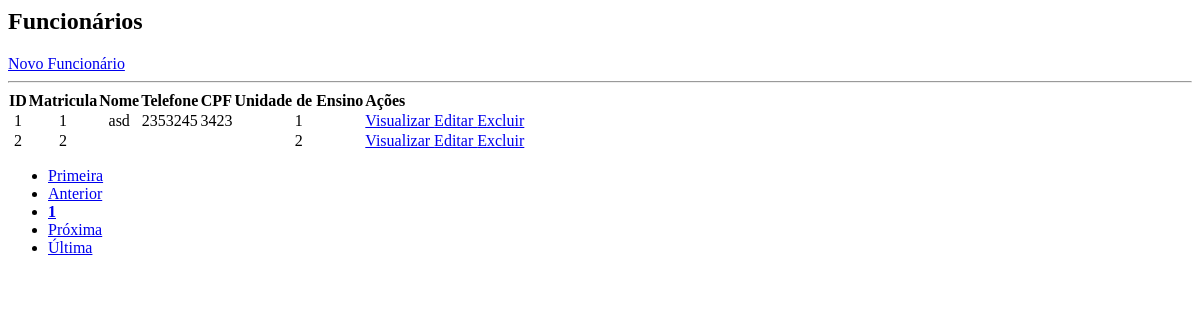
The app's page /static/contents/funcionario/lista_func.php, older data.
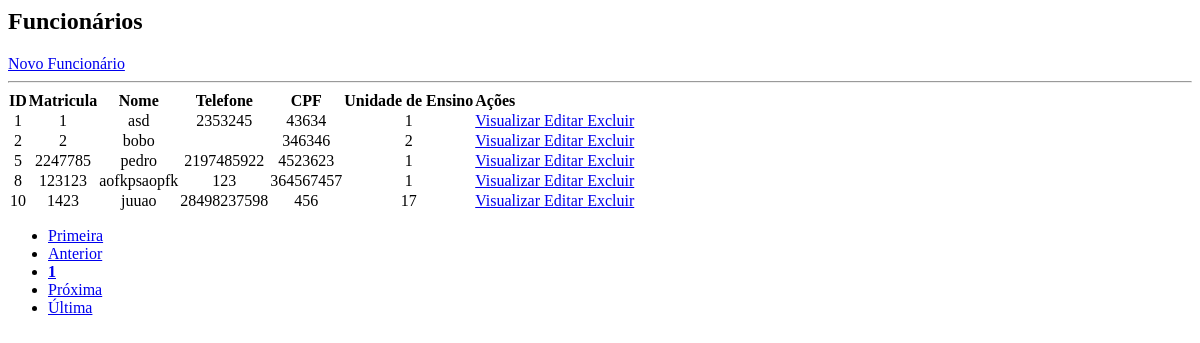
The same page, newer data.
### tables this page shows
CREATE TABLE IF NOT EXISTS `funcionario` (
  `id_func` int(11) NOT NULL AUTO_INCREMENT,
  `mat_func` int(11) DEFAULT NULL,
  `funcao_func` varchar(30) DEFAULT NULL,
  `nome_func` varchar(20) DEFAULT NULL,
  `nasc_func` date DEFAULT NULL,
  `sexo_func` char(1) DEFAULT NULL,
  `tel_func` char(11) DEFAULT NULL,
  `cpf_func` char(11) DEFAULT NULL,
  `cep` int(11) DEFAULT NULL,
  `id_ue` int(11) DEFAULT NULL,
  PRIMARY KEY (`id_func`) USING BTREE,
  KEY `FK_funcionario_localidade` (`cep`),
  KEY `FK_funcionario_ue` (`id_ue`),
  CONSTRAINT `FK_funcionario_localidade` FOREIGN KEY (`cep`) REFERENCES `localidade` (`cep`) ON DELETE CASCADE ON UPDATE CASCADE,
  CONSTRAINT `FK_funcionario_ue` FOREIGN KEY (`id_ue`) REFERENCES `ue` (`id_ue`) ON DELETE NO ACTION ON UPDATE NO ACTION
);

### static/contents/funcionario/lista_func.php (the view, shortened to what this page needs)
<div id="main" class="container-fluid">
	<div id="top" class="row">
		<div class="col-md-11">
			<h2>Funcionários</h2>
		</div>
		<div class="col-md-1">
			<a href="?page=addfunc" class="btn btn-primary pull-right h2">Novo Funcionário</a>
		</div>
	</div>
	<hr/>
	<div id="bloco-list-pag">
		<div id="list" class="row">
			<div class="table-responsive col-md-12">
				<?php
					$quantidade = 5;
					$pagina = (isset($_GET['pagina'])) ? (int)$_GET['pagina'] : 1;
					$inicio = ($quantidade * $pagina) - $quantidade;
					$data = mysqli_query($con, "select * from funcionario ORDER BY id_func asc limit $inicio, $quantidade;");
					echo "<table class='table table-striped ' cellspacing='0' cellpading='0'>";
					echo "<thead><tr>";
					echo "<td class='centro'><strong>ID</strong></td>";
					echo "<td class='centro'><strong>Matricula</strong></td>";
					echo "<td class='centro'><strong>Nome</strong></td>";
					echo "<td class='centro'><strong>Telefone</strong></td>";
					echo "<td class='centro'><strong>CPF</strong></td>";
					echo "<td class='centro'><strong>Unidade de Ensino</strong></td>";
					echo "<td class='actions d-flex justify-content-center'><strong>Ações</strong></td>";
					echo "</tr></thead><tbody>";
					while($info = mysqli_fetch_array($data)){
						echo "<tr>";
						echo "<td class='centro'>".$info['id_func']."</td>";
						echo "<td class='centro'>".$info['mat_func']."</td>";
						echo "<td class='centro'>".$info['nome_func']." </td>";
						echo "<td class='centro' id='tel'>".$info['tel_func']." </td>";
						echo "<td class='centro cpf' id='cpf'> ".$info['cpf_func']." </td>";
						echo "<td class='centro'>".$info['id_ue']." </td>";
						echo "<td class='actions btn-group-sm d-flex justify-content-center'>";
						echo "<a class='btn btn-success btn-xs' href=?page=view_func&id_func=".$info['id_func']."> Visualizar </a>";
						echo "<a class='btn btn-warning btn-xs' href=?page=edit_func&id_func=".$info['id_func']."> Editar </a>";
						echo "<a href=?page=excluir_func&id_func=".$info['id_func']." class='btn btn-danger btn-xs'> Excluir </a></td>";
					}
				echo "</tr></tbody></table>";
			?>
		</div>
	</div>
	<div id="bottom" class="row">
			<div class="col-md-12">
				<?php
					$sqlTotal 		= "select id_func from funcionario;";
					$qrTotal  		= mysqli_query($con, $sqlTotal) or die (mysqli_error());
					$numTotal 		= mysqli_num_rows($qrTotal);
					$totalpagina = (ceil($numTotal/$quantidade)<=0) ? 1 : ceil($numTotal/$quantidade);
					$anterior = (($pagina-1) <= 0) ? 1 : $pagina - 1;
					$posterior = (($pagina+1) >= $totalpagina) ? $totalpagina : $pagina+1;
					echo "<ul class='pagination'>";
					echo "<li class='page-item'><a class='page-link' href='?page=lista_func&pagina=1'> Primeira</a></li> ";
					echo "<li class='page-item'><a class='page-link' href=\"?page=lista_func&pagina=$anterior\"> Anterior</a></li> ";
					echo "<li class='page-item'><a class='page-link' href='?page=lista_func&pagina=".$pagina."'><strong>".$pagina."</strong></a></li> ";
					echo "<li class='page-item'><a class='page-link' href=\"?page=lista_func&pagina=$posterior\"> Pr&oacute;xima</a></li> ";
					echo "<li class='page-item'><a class='page-link' href=\"?page=lista_func&pagina=$totalpagina\"> &Uacute;ltima</a></li></ul>";
				?>
			</div>
		</div>
	</div>
</div>

### static/contents/funcionario/lista_func.php (style rules this page uses)
.centro { text-align:center; }

Row changes from the older to the newer data that the page shows:
changed funcionario "asd": cpf_func "3423" → "43634"
changed funcionario id 2: nome_func (not shown) → "bobo"; cpf_func (not shown) → "346346"
added funcionario: id_func "5", mat_func "2247785", nome_func "pedro", tel_func "2197485922", cpf_func "4523623", id_ue "1"
added funcionario: id_func "8", mat_func "123123", nome_func "aofkpsaopfk", tel_func "123", cpf_func "364567457", id_ue "1"
added funcionario: id_func "10", mat_func "1423", nome_func "juuao", tel_func "28498237598", cpf_func "456", id_ue "17"
